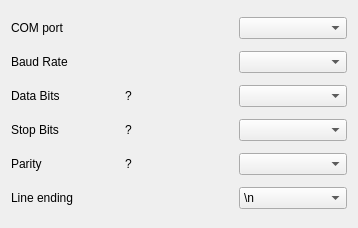
<?xml version="1.0" encoding="UTF-8"?>
<ui version="4.0">
 <class>serialPortWidget</class>
 <widget class="QWidget" name="serialPortWidget">
  <property name="geometry">
   <rect>
    <x>0</x>
    <y>0</y>
    <width>358</width>
    <height>228</height>
   </rect>
  </property>
  <property name="windowTitle">
   <string>Form</string>
  </property>
  <layout class="QGridLayout" name="gridLayout">
   <item row="0" column="0">
    <widget class="QLabel" name="labelCOM">
     <property name="text">
      <string>COM port</string>
     </property>
    </widget>
   </item>
   <item row="0" column="2">
    <widget class="QComboBox" name="comPortBox"/>
   </item>
   <item row="1" column="0">
    <widget class="QLabel" name="labelBaud">
     <property name="text">
      <string>Baud Rate</string>
     </property>
    </widget>
   </item>
   <item row="1" column="2">
    <widget class="QComboBox" name="baudRateBox"/>
   </item>
   <item row="2" column="0">
    <widget class="QLabel" name="labelData">
     <property name="text">
      <string>Data Bits</string>
     </property>
    </widget>
   </item>
   <item row="2" column="1">
    <widget class="QLabel" name="dataBitsInformation">
     <property name="text">
      <string>?</string>
     </property>
    </widget>
   </item>
   <item row="2" column="2">
    <widget class="QComboBox" name="dataBitsBox"/>
   </item>
   <item row="3" column="0">
    <widget class="QLabel" name="labelStop">
     <property name="text">
      <string>Stop Bits</string>
     </property>
    </widget>
   </item>
   <item row="3" column="1">
    <widget class="QLabel" name="StopBitsInformation">
     <property name="text">
      <string>?</string>
     </property>
    </widget>
   </item>
   <item row="3" column="2">
    <widget class="QComboBox" name="stopBitsBox"/>
   </item>
   <item row="4" column="0">
    <widget class="QLabel" name="labelParity">
     <property name="text">
      <string>Parity</string>
     </property>
    </widget>
   </item>
   <item row="4" column="1">
    <widget class="QLabel" name="parityInformation">
     <property name="text">
      <string>?</string>
     </property>
    </widget>
   </item>
   <item row="4" column="2">
    <widget class="QComboBox" name="parityBox"/>
   </item>
   <item row="5" column="0">
    <widget class="QLabel" name="label">
     <property name="text">
      <string>Line ending</string>
     </property>
    </widget>
   </item>
   <item row="5" column="2">
    <widget class="QComboBox" name="lineBox">
     <item>
      <property name="text">
       <string>\n</string>
      </property>
     </item>
     <item>
      <property name="text">
       <string>\r</string>
      </property>
     </item>
     <item>
      <property name="text">
       <string>\r\n</string>
      </property>
     </item>
    </widget>
   </item>
  </layout>
 </widget>
 <resources/>
 <connections/>
</ui>
